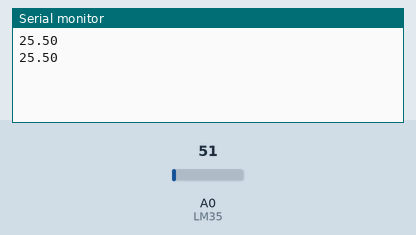
The sketch below on a simulated Arduino Uno, built with avr-gcc and run on an emulated ATmega328P. Parts: the last lines printed to the serial monitor. The inputs (shaded band) are chosen by the test bench; at power-on: A0 (LM35) = 51.

Above: at 1.8 s.
1.9 s: A0 (LM35) set to 61
At 2.8 s:
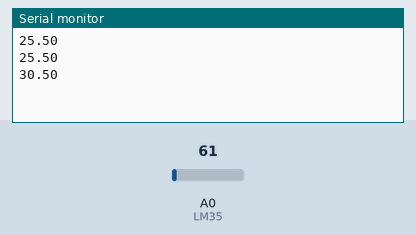
3.4 s: A0 (LM35) set to 71
At 4.5 s:
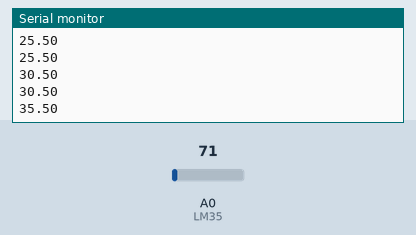
Timing chart, 0 to 6.4 s (numbered marks = the images above; inputs shaded):
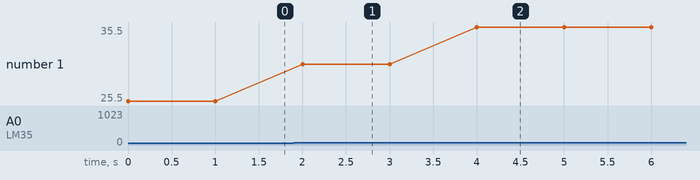

Measured:
- after the input at 1.9 s, the serial monitor: prints a new line after 0.10 s (image 1)
- after the input at 3.4 s, the serial monitor: prints a new line after 0.60 s (image 2)
- plotted number 1: 25.5 → 30.5 after the input at 1.9 s, 30.5 → 35.5 after the input at 3.4 s

The sketch:

sketch_aug07a.ino
```cpp
const int LM35 = A0;
float adcValue;
void setup() {
  // put your setup code here, to run once:
  pinMode(LM35,INPUT);
  Serial.begin(9600);
}

void loop() {
  // put your main code here, to run repeatedly:
  adcValue = analogRead(LM35);
  Serial.println(adcValue/2);
  delay(1000);
}
```
